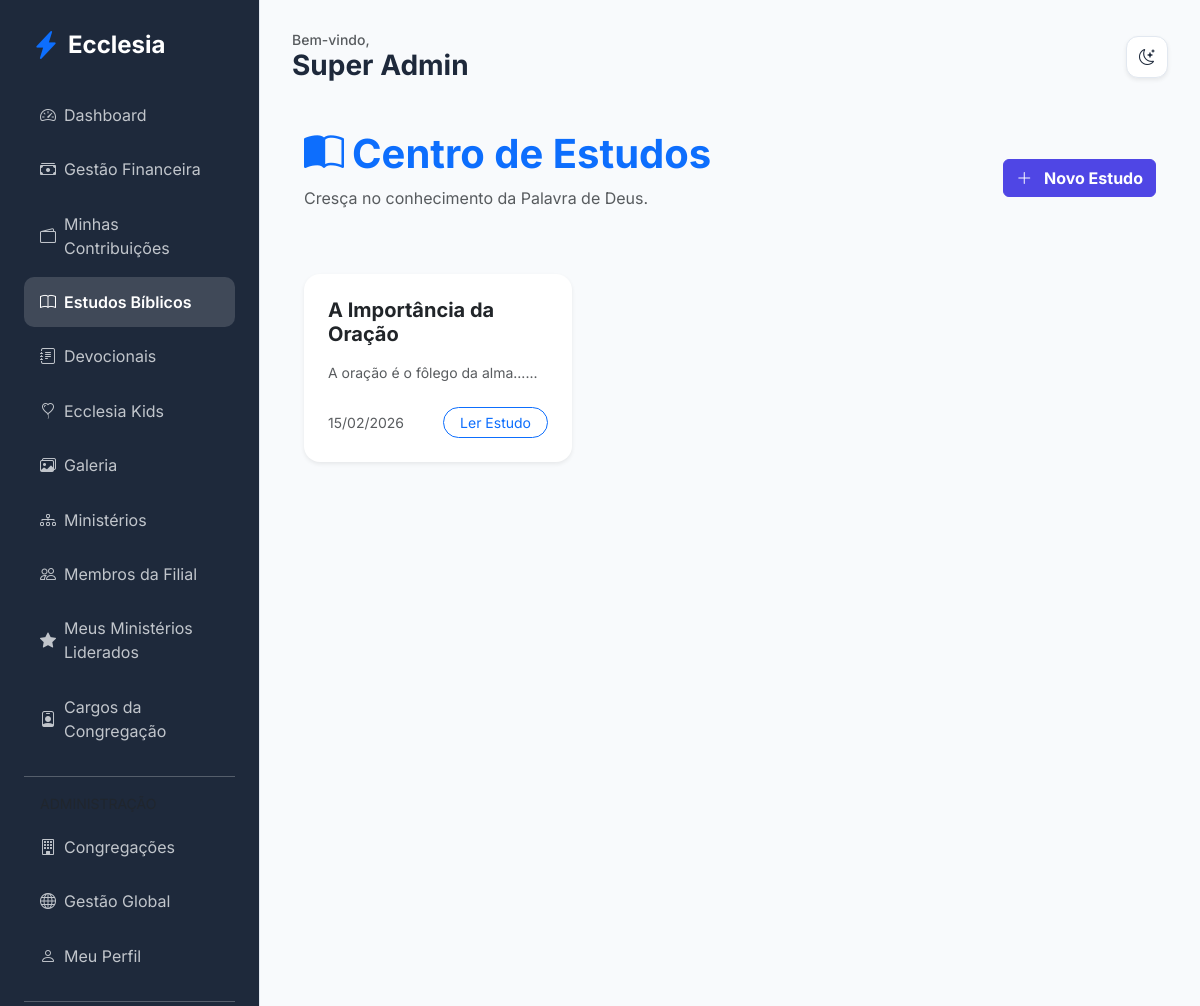
Before: /edification/studies (signed in) with the older database file.
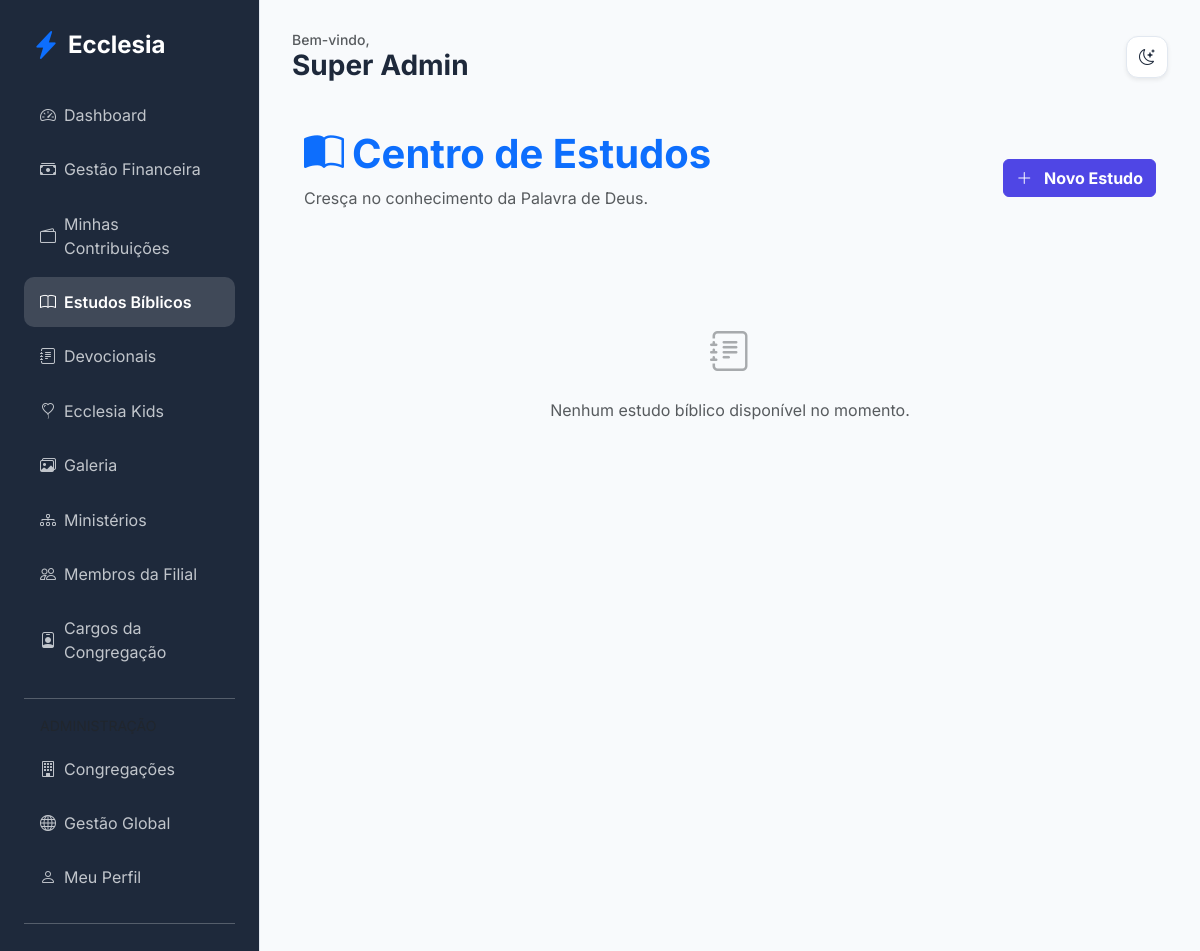
After: the same page with the newer database file.
### app/core/models.py (models this page shows)
class Study(db.Model):
    id = db.Column(db.Integer, primary_key=True)
    title = db.Column(db.String(200), nullable=False)
    content = db.Column(db.Text, nullable=False)
    category = db.Column(db.String(50), default='Geral')
    author_id = db.Column(db.Integer, db.ForeignKey('user.id'))
    created_at = db.Column(db.DateTime, default=datetime.utcnow)
    questions = db.relationship('StudyQuestion', backref='study', lazy=True)

### app/modules/edification/routes.py (the view)
@edification_bp.route('/studies')
@login_required
def studies():
    studies = Study.query.order_by(Study.created_at.desc()).all()
    return render_template('edification/studies.html', studies=studies)

### app/templates/edification/studies.html
{% extends "base.html" %}
{% block content %}
<div class="container py-4">
    <div class="d-flex justify-content-between align-items-center mb-5">
        <div>
            <h1 class="fw-bold text-primary"><i class="bi bi-book-half me-2"></i>Centro de Estudos</h1>
            <p class="text-muted">Cresça no conhecimento da Palavra de Deus.</p>
        </div>
        {% if current_user.can_publish_devotionals or (current_user.church_role and current_user.church_role.name in ['Administrador Global', 'Pastor Líder']) %}
        <a href="{{ url_for('edification.add_study') }}" class="btn btn-primary fw-bold">
            <i class="bi bi-plus-lg me-2"></i> Novo Estudo
        </a>
        {% endif %}
    </div>
    <div class="row g-4">
        {% for study in studies %}
        <div class="col-md-6 col-lg-4">
            <div class="card h-100 border-0 shadow-sm">
                <div class="card-body p-4">
                    <h5 class="fw-bold mb-3">{{ study.title }}</h5>
                    <p class="text-muted small mb-4">{{ study.content[:150] }}...</p>
                    <div class="d-flex justify-content-between align-items-center">
                        <small class="text-muted">{{ study.created_at.strftime('%d/%m/%Y') }}</small>
                            <a href="{{ url_for('edification.study_detail', id=study.id) }}" class="btn btn-sm btn-outline-primary rounded-pill px-3">Ler Estudo</a>                    </div>
                </div>
            </div>
        </div>
        {% else %}
        <div class="col-12 text-center py-5">
            <i class="bi bi-journal-text fs-1 text-muted opacity-50 d-block mb-3"></i>
            <p class="text-muted">Nenhum estudo bíblico disponível no momento.</p>
        </div>
        {% endfor %}
    </div>
</div>
{% endblock %}

Changed rows visible on the page:
removed Study: title "A Importância da Oração", content "A oração é o fôlego da alma...", created_at "15/02/2026"
Other visible differences:
text no longer shown: "Meus Ministérios Liderados"
text now shown: "Nenhum estudo bíblico disponível no momento."
